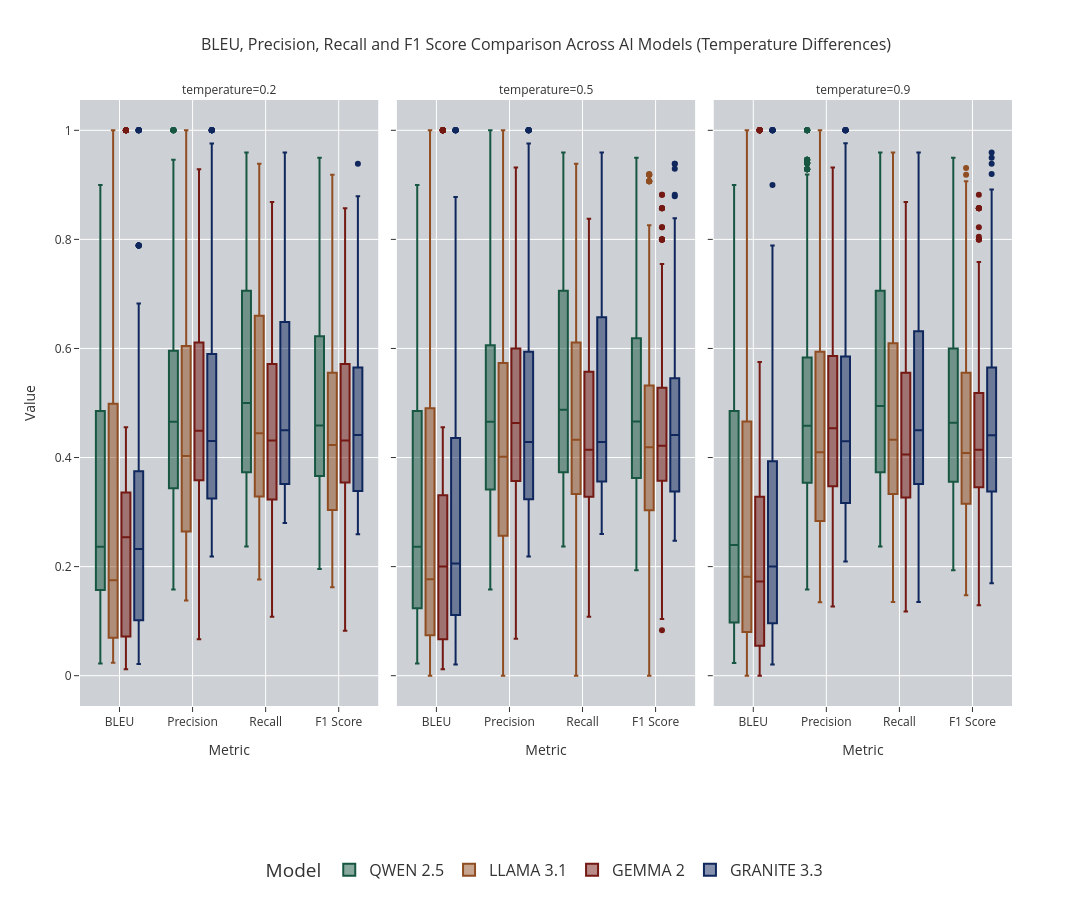

Write notebook code for a chart like this one.
### Code cell
Stats_Box_Temperature = px.box(
    title='BLEU, Precision, Recall and F1 Score Comparison Across AI Models (Temperature Differences)',
    data_frame=df_Results,
    y=['BLEU','Precision','Recall','F1 Score'],
    color='Model',
    color_discrete_map=Model_Discrete_Map,
    width=1200,
    height=900,
    template='ggplot2',
    facet_col='temperature',
)

Stats_Box_Temperature.update_layout(
    title_font=dict(size=16),  # Set the title font size
    font=dict(size=12),  # Set general font size for labels and axis titles
            hoverlabel=dict(
                font_size=20  # Set font size for hover data
            ),

             legend=dict(
                orientation='h',       
                yanchor='bottom',     
                y=-0.3,               
                xanchor='center',      
                 x=0.5,                 
                font=dict(size=16)     
            ),
            plot_bgcolor="#CDD0D4", 
            xaxis=dict(
                title="Metric",
                title_font=dict(size=14),
                tickfont=dict(size=12),

            ),
            yaxis=dict(
                title="Value",
                title_font=dict(size=14),
                tickfont=dict(size=12),
    )
)

Stats_Box_Temperature.for_each_xaxis(
    lambda ax: ax.update(title_text="Metric")
)

Stats_Box_Temperature.show()

### Figure 1 — Plotly figure (JSON) as saved in the notebook; plotly's stock layout.template omitted (floating-point values rounded to 4 significant figures; data arrays with more than 128 entries replaced by an {"elided": "..."} marker saying what was removed)
{"data": [{"alignmentgroup": "True", "hovertemplate": "Model=QWEN 2.5<br>temperature=0.2<br>variable=%{x}<br>value=%{y}<extra></extra>", "legendgroup": "QWEN 2.5", "marker": {"color": "#175741"}, "name": "QWEN 2.5", "notched": false, "offsetgroup": "QWEN 2.5", "orientation": "v", "showlegend": true, "type": "box", "x": {"elided": "1080 str values"}, "x0": " ", "xaxis": "x", "y": {"elided": "1080 float values"}, "y0": " ", "yaxis": "y"}, {"alignmentgroup": "True", "hovertemplate": "Model=QWEN 2.5<br>temperature=0.5<br>variable=%{x}<br>value=%{y}<extra></extra>", "legendgroup": "QWEN 2.5", "marker": {"color": "#175741"}, "name": "QWEN 2.5", "notched": false, "offsetgroup": "QWEN 2.5", "orientation": "v", "showlegend": false, "type": "box", "x": {"elided": "1080 str values"}, "x0": " ", "xaxis": "x2", "y": {"elided": "1080 float values"}, "y0": " ", "yaxis": "y2"}, {"alignmentgroup": "True", "hovertemplate": "Model=QWEN 2.5<br>temperature=0.9<br>variable=%{x}<br>value=%{y}<extra></extra>", "legendgroup": "QWEN 2.5", "marker": {"color": "#175741"}, "name": "QWEN 2.5", "notched": false, "offsetgroup": "QWEN 2.5", "orientation": "v", "showlegend": false, "type": "box", "x": {"elided": "1080 str values"}, "x0": " ", "xaxis": "x3", "y": {"elided": "1080 float values"}, "y0": " ", "yaxis": "y3"}, {"alignmentgroup": "True", "hovertemplate": "Model=LLAMA 3.1<br>temperature=0.2<br>variable=%{x}<br>value=%{y}<extra></extra>", "legendgroup": "LLAMA 3.1", "marker": {"color": "#8F4D21"}, "name": "LLAMA 3.1", "notched": false, "offsetgroup": "LLAMA 3.1", "orientation": "v", "showlegend": true, "type": "box", "x": {"elided": "1080 str values"}, "x0": " ", "xaxis": "x", "y": {"elided": "1080 float values"}, "y0": " ", "yaxis": "y"}, {"alignmentgroup": "True", "hovertemplate": "Model=LLAMA 3.1<br>temperature=0.5<br>variable=%{x}<br>value=%{y}<extra></extra>", "legendgroup": "LLAMA 3.1", "marker": {"color": "#8F4D21"}, "name": "LLAMA 3.1", "notched": false, "offsetgroup": "LLAMA 3.1", "orientation": "v", "showlegend": false, "type": "box", "x": {"elided": "1080 str values"}, "x0": " ", "xaxis": "x2", "y": {"elided": "1080 float values"}, "y0": " ", "yaxis": "y2"}, {"alignmentgroup": "True", "hovertemplate": "Model=LLAMA 3.1<br>temperature=0.9<br>variable=%{x}<br>value=%{y}<extra></extra>", "legendgroup": "LLAMA 3.1", "marker": {"color": "#8F4D21"}, "name": "LLAMA 3.1", "notched": false, "offsetgroup": "LLAMA 3.1", "orientation": "v", "showlegend": false, "type": "box", "x": {"elided": "1080 str values"}, "x0": " ", "xaxis": "x3", "y": {"elided": "1080 float values"}, "y0": " ", "yaxis": "y3"}, {"alignmentgroup": "True", "hovertemplate": "Model=GEMMA 2<br>temperature=0.2<br>variable=%{x}<br>value=%{y}<extra></extra>", "legendgroup": "GEMMA 2", "marker": {"color": "#731812"}, "name": "GEMMA 2", "notched": false, "offsetgroup": "GEMMA 2", "orientation": "v", "showlegend": true, "type": "box", "x": {"elided": "1080 str values"}, "x0": " ", "xaxis": "x", "y": {"elided": "1080 float values"}, "y0": " ", "yaxis": "y"}, {"alignmentgroup": "True", "hovertemplate": "Model=GEMMA 2<br>temperature=0.5<br>variable=%{x}<br>value=%{y}<extra></extra>", "legendgroup": "GEMMA 2", "marker": {"color": "#731812"}, "name": "GEMMA 2", "notched": false, "offsetgroup": "GEMMA 2", "orientation": "v", "showlegend": false, "type": "box", "x": {"elided": "1080 str values"}, "x0": " ", "xaxis": "x2", "y": {"elided": "1080 float values"}, "y0": " ", "yaxis": "y2"}, {"alignmentgroup": "True", "hovertemplate": "Model=GEMMA 2<br>temperature=0.9<br>variable=%{x}<br>value=%{y}<extra></extra>", "legendgroup": "GEMMA 2", "marker": {"color": "#731812"}, "name": "GEMMA 2", "notched": false, "offsetgroup": "GEMMA 2", "orientation": "v", "showlegend": false, "type": "box", "x": {"elided": "1080 str values"}, "x0": " ", "xaxis": "x3", "y": {"elided": "1080 float values"}, "y0": " ", "yaxis": "y3"}, {"alignmentgroup": "True", "hovertemplate": "Model=GRANITE 3.3<br>temperature=0.2<br>variable=%{x}<br>value=%{y}<extra></extra>", "legendgroup": "GRANITE 3.3", "marker": {"color": "#0F275C"}, "name": "GRANITE 3.3", "notched": false, "offsetgroup": "GRANITE 3.3", "orientation": "v", "showlegend": true, "type": "box", "x": {"elided": "1080 str values"}, "x0": " ", "xaxis": "x", "y": {"elided": "1080 float values"}, "y0": " ", "yaxis": "y"}, {"alignmentgroup": "True", "hovertemplate": "Model=GRANITE 3.3<br>temperature=0.5<br>variable=%{x}<br>value=%{y}<extra></extra>", "legendgroup": "GRANITE 3.3", "marker": {"color": "#0F275C"}, "name": "GRANITE 3.3", "notched": false, "offsetgroup": "GRANITE 3.3", "orientation": "v", "showlegend": false, "type": "box", "x": {"elided": "1080 str values"}, "x0": " ", "xaxis": "x2", "y": {"elided": "1080 float values"}, "y0": " ", "yaxis": "y2"}, {"alignmentgroup": "True", "hovertemplate": "Model=GRANITE 3.3<br>temperature=0.9<br>variable=%{x}<br>value=%{y}<extra></extra>", "legendgroup": "GRANITE 3.3", "marker": {"color": "#0F275C"}, "name": "GRANITE 3.3", "notched": false, "offsetgroup": "GRANITE 3.3", "orientation": "v", "showlegend": false, "type": "box", "x": {"elided": "1080 str values"}, "x0": " ", "xaxis": "x3", "y": {"elided": "1080 float values"}, "y0": " ", "yaxis": "y3"}], "layout": {"annotations": [{"font": {}, "showarrow": false, "text": "temperature=0.2", "x": 0.16, "xanchor": "center", "xref": "paper", "y": 1, "yanchor": "bottom", "yref": "paper"}, {"font": {}, "showarrow": false, "text": "temperature=0.5", "x": 0.5, "xanchor": "center", "xref": "paper", "y": 1, "yanchor": "bottom", "yref": "paper"}, {"font": {}, "showarrow": false, "text": "temperature=0.9", "x": 0.84, "xanchor": "center", "xref": "paper", "y": 1, "yanchor": "bottom", "yref": "paper"}], "boxmode": "group", "font": {"size": 12}, "height": 900, "hoverlabel": {"font": {"size": 20}}, "legend": {"font": {"size": 16}, "orientation": "h", "title": {"text": "Model"}, "tracegroupgap": 0, "x": 0.5, "xanchor": "center", "y": -0.3, "yanchor": "bottom"}, "plot_bgcolor": "#CDD0D4", "title": {"font": {"size": 16}, "text": "BLEU, Precision, Recall and F1 Score Comparison Across AI Models (Temperature Differences)"}, "width": 1200, "xaxis": {"anchor": "y", "domain": [0, 0.32], "tickfont": {"size": 12}, "title": {"font": {"size": 14}, "text": "Metric"}}, "xaxis2": {"anchor": "y2", "domain": [0.34, 0.66], "matches": "x", "title": {"text": "Metric"}}, "xaxis3": {"anchor": "y3", "domain": [0.68, 1.0], "matches": "x", "title": {"text": "Metric"}}, "yaxis": {"anchor": "x", "domain": [0, 1], "tickfont": {"size": 12}, "title": {"font": {"size": 14}, "text": "Value"}}, "yaxis2": {"anchor": "x2", "domain": [0, 1], "matches": "y", "showticklabels": false}, "yaxis3": {"anchor": "x3", "domain": [0, 1], "matches": "y", "showticklabels": false}}}
